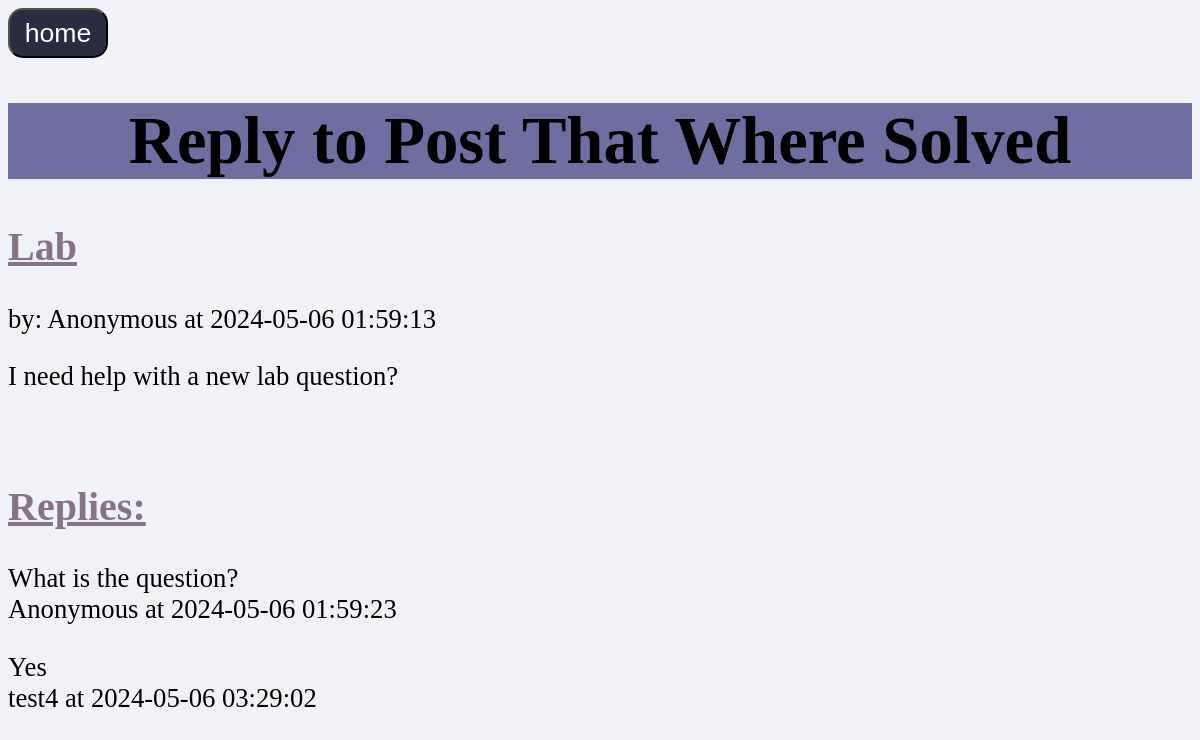
The page /solvedReplys.php?postid=21 on the database its author committed.
### tables this page shows
CREATE TABLE `posts` (
  `userid` varchar(16) NOT NULL,
  `postid` int(16) NOT NULL,
  `title` varchar(32) NOT NULL,
  `content` text NOT NULL,
  `subjectName` varchar(30) NOT NULL,
  `solved` int(1) NOT NULL DEFAULT 0,
  `timest` timestamp NOT NULL DEFAULT current_timestamp()
);

CREATE TABLE `replies` (
  `userid` varchar(16) NOT NULL,
  `postid` int(16) NOT NULL,
  `title` text NOT NULL,
  `content` text NOT NULL,
  `timest` timestamp NOT NULL DEFAULT current_timestamp()
);

### solvedReplys.php (the view, shortened to what this page needs)
<!DOCTYPE html>
<html>
<head>
    <link rel="stylesheet" href="postStyle.css">
</head>
<body>
    <button onclick="document.location='index.php'">home</button>
    <h1>Reply to Post That Where Solved</h1>
<?php
$postid = $_GET['postid'];
$db = new mysqli("localhost", "root", "", "postz");
$query = "SELECT * FROM posts WHERE postid = $postid";
$result = $db->query($query);
while ($row = $result->fetch_assoc()) {
    echo "<h2>{$row['title']}</h2>";
    echo "<p>by: {$row['userid']} at {$row['timest']}</p>";
    echo "<p>{$row['content']}</p>";
    echo "<p><br></p>";
}
?>
<h2>Replies:</h2>
<?php
$query = "SELECT * FROM replies WHERE postid = $postid";
$result = $db->query($query);
while ($row = $result->fetch_assoc()) {
    echo "<p>{$row['content']} <br>{$row['userid']} at {$row['timest']}</p>";
}
?>
</body>
</html>

### postStyle.css (style rules this page uses)
body { background-color: rgb(241, 241, 248); font-size: 20pt; font-family: Georgia, 'Times New Roman', Times, serif; }
h1 { text-align: center; font-size: 50pt; background-color: rgb(110, 110, 161); }
h2 { color:rgb(134, 116, 134); font-size: 30pt; text-decoration: underline; }
button { background-color: rgb(43, 43, 66); color:white; width:100px; height: 50px; font-size: 20pt; border-radius: 15px; }

### rows shown on the page
posts: title "Lab", userid "Anonymous", timest "2024-05-06 01:59:13", content "I need help with a new lab question?"
replies: content "What is the question?", userid "Anonymous", timest "2024-05-06 01:59:23"
replies: content "Yes", userid "test4", timest "2024-05-06 03:29:02"
